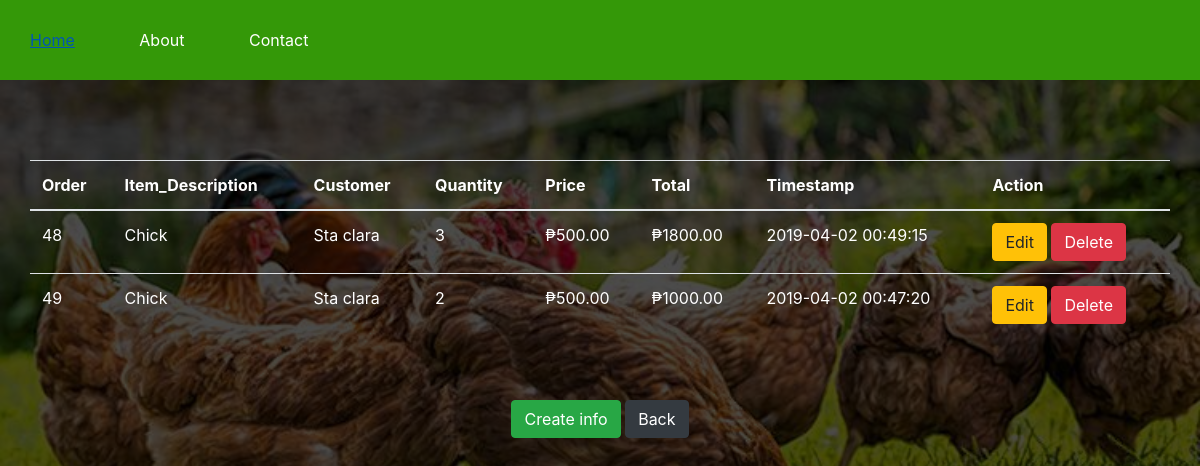
Page /salesitemcrud.php on the committed database.
### tables this page shows
CREATE TABLE `salesitem` (
  `id` int(100) NOT NULL,
  `userid` int(100) DEFAULT NULL,
  `item_id` int(100) NOT NULL,
  `customer_id` int(100) NOT NULL,
  `quantity` varchar(100) DEFAULT NULL,
  `price` decimal(7,2) DEFAULT NULL,
  `total` decimal(7,2) NOT NULL,
  `time` timestamp NOT NULL DEFAULT CURRENT_TIMESTAMP ON UPDATE CURRENT_TIMESTAMP
);

CREATE TABLE `item` (
  `id` int(100) NOT NULL,
  `userid` int(100) DEFAULT NULL,
  `description` varchar(100) DEFAULT NULL,
  `unit` varchar(100) DEFAULT NULL,
  `quality` varchar(100) DEFAULT NULL,
  `price` decimal(10,2) DEFAULT NULL
);

CREATE TABLE `customer` (
  `id` int(100) NOT NULL,
  `userid` int(100) DEFAULT NULL,
  `firstname` varchar(255) DEFAULT NULL,
  `middlename` varchar(255) DEFAULT NULL,
  `lastname` varchar(255) DEFAULT NULL,
  `contact_no` varchar(255) DEFAULT NULL,
  `address` varchar(255) DEFAULT NULL
);

### salesitemcrud.php (the view, shortened to what this page needs)
<!DOCTYPE html>
<html>
<head>
	<link rel="stylesheet" type="text/css"	href="Css1/side.css">
	<link rel="stylesheet" href="bootstrap/css/bootstrap.min.css">
</head>
<body>
<div id="main">
			<nav>
				<ul>
					<li><a href="index.php">Home</a></li>
					<li><a href="#">About</a></li>
					<li><a href="#">Contact</a></li>
				</ul>
	</div>
	<?php require_once 'process7.php';?>
	<div class="container">
	<?php
		$mysqli = new mysqli('localhost','root','','registration') or die(mysqli_error($mysqli));
		?>
		<?php
		$result = $mysqli->query("SELECT * FROM item,customer,salesitem where item.id=salesitem.item_id and customer.id=salesitem.customer_id") or die($mysqli->error);
		?>
		<div class="row justify-content-center">
		<br><br><br>
			<table class="table">
				<thead>
					<tr class="text-white">
						<th>Order</th>
						<th>Item_Description</th>
						<th>Customer</th>
						<th>Quantity</th>
						<th>Price</th>
						<th>Total</th>
						<th>Timestamp</th>
						<th colspan="2">Action</th>
					</tr>
				</thead>
				<?php
					while($row=$result->fetch_assoc()):?>
						<tr class="text-white">
							<td><?php echo $row['id']?></td>
							<td><?php echo $row['description']?></td>
							<td><?php echo $row['lastname']?></td>
							<td><?php echo $row['quantity']?></td>
							<td>₱<?php echo $row['price']?></td>
							<td>₱<?php echo $row['total']?></td>
							<td><?php echo $row['time']?></td>
							<td>
								<a href="salesitemadd.php?edit=<?php echo $row['id'];?>"
									class="btn btn-warning">Edit</a>
								<a href="process7.php?delete=<?php echo $row['id'];?>"
									class="btn btn-danger">Delete</a>
							</td>
						</tr>
						<?php endwhile;?>
			</table>
		</div>
		<br><br>
		<center>
		<a href="salesitemadd.php"class="btn btn-success">Create info</a>
		<a href="index1.php"class="btn btn-dark">Back</a>
		</center>
</div>
</body>
</html>

### Css1/side.css (style rules this page uses)
* { margin:0px; padding:0px; }
body { font-size:120%; background:#F8F8FF; background-image:linear-gradient(rgba(0,0,0,0.7),rgba(0,0,0,0.7)), url("../Image chicken/b.jpg"); background-size:cover; }
#main { width:100%; height:20vh; }
nav { width:100%; height:80px; background-color:#349808; line-height:80px; }
nav ul { float:left; margin-right:30px; }
nav ul li { list-style-type: none; display:inline-block; transition:0.8s all; color:#fff }
nav ul li a { text-decoration:none; color:#fff; padding:30px; }
.btn { padding:10px; font-size:15px; color:white; background:#349808; border:none; border-radius:5px; }

### rows in the picture
salesitem: id "48", item.description "Chick", customer.lastname "Sta clara", quantity "3", price "500.00", total "1800.00", time "2019-04-02 00:49:15"
salesitem: id "49", item.description "Chick", customer.lastname "Sta clara", quantity "2", price "500.00", total "1000.00", time "2019-04-02 00:47:20"
